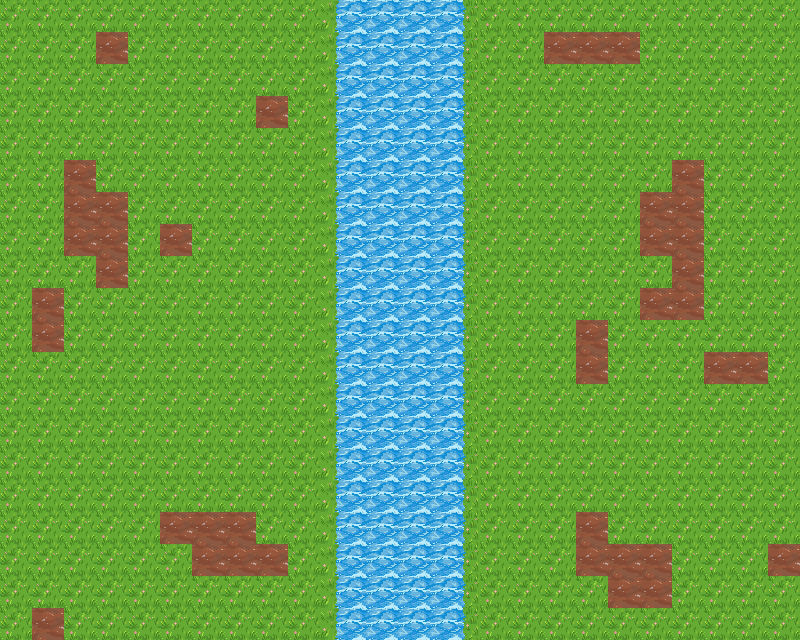

Below is a game level as drawn by its tile map, then a one-line description and the .tmx file that defines it, in full:
An orthogonal 25x20 tile map with 32x32 px tiles, 2 tile layers (Ground-minus1, Ground).

<map version="1.10" tiledversion="1.11.0" orientation="orthogonal" renderorder="right-down" width="25" height="20" tilewidth="32" tileheight="32" infinite="0" nextlayerid="4" nextobjectid="5">
 <properties>
  <property name="zIndex" type="int" value="0" />
 </properties>
 <tileset firstgid="1" name="chickengame-tilesheet" tilewidth="32" tileheight="32" tilecount="10" columns="10">
  <image source="grassy-river-tiles.png" width="320" height="32" />
 </tileset>
 <layer id="3" name="Ground-minus1" width="25" height="20">
  <properties>
   <property name="collision" type="bool" value="true" />
   <property name="zIndex" type="int" value="-1" />
  </properties>
  <data encoding="csv">
0,0,0,0,0,0,0,0,0,0,0,2,2,2,0,0,0,0,0,0,0,0,0,0,0,
0,0,0,0,0,0,0,0,0,0,0,2,2,2,0,0,0,0,0,0,0,0,0,0,0,
0,0,0,0,0,0,0,0,0,0,0,2,2,2,0,0,0,0,0,0,0,0,0,0,0,
0,0,0,0,0,0,0,0,0,0,0,2,2,2,0,0,0,0,0,0,0,0,0,0,0,
0,0,0,0,0,0,0,0,0,0,0,2,2,2,0,0,0,0,0,0,0,0,0,0,0,
0,0,0,0,0,0,0,0,0,0,0,2,2,2,0,0,0,0,0,0,0,0,0,0,0,
0,0,0,0,0,0,0,0,0,0,0,2,2,2,0,0,0,0,0,0,0,0,0,0,0,
0,0,0,0,0,0,0,0,0,0,0,2,2,2,0,0,0,0,0,0,0,0,0,0,0,
0,0,0,0,0,0,0,0,0,0,0,2,2,2,0,0,0,0,0,0,0,0,0,0,0,
0,0,0,0,0,0,0,0,0,0,0,2,2,2,0,0,0,0,0,0,0,0,0,0,0,
0,0,0,0,0,0,0,0,0,0,0,2,2,2,0,0,0,0,0,0,0,0,0,0,0,
0,0,0,0,0,0,0,0,0,0,0,2,2,2,0,0,0,0,0,0,0,0,0,0,0,
0,0,0,0,0,0,0,0,0,0,0,2,2,2,0,0,0,0,0,0,0,0,0,0,0,
0,0,0,0,0,0,0,0,0,0,0,2,2,2,0,0,0,0,0,0,0,0,0,0,0,
0,0,0,0,0,0,0,0,0,0,0,2,2,2,0,0,0,0,0,0,0,0,0,0,0,
0,0,0,0,0,0,0,0,0,0,0,2,2,2,0,0,0,0,0,0,0,0,0,0,0,
0,0,0,0,0,0,0,0,0,0,0,2,2,2,0,0,0,0,0,0,0,0,0,0,0,
0,0,0,0,0,0,0,0,0,0,0,2,2,2,0,0,0,0,0,0,0,0,0,0,0,
0,0,0,0,0,0,0,0,0,0,0,2,2,2,0,0,0,0,0,0,0,0,0,0,0,
0,0,0,0,0,0,0,0,0,0,0,2,2,2,0,0,0,0,0,0,0,0,0,0,0
</data>
 </layer>
 <layer id="1" name="Ground" width="25" height="20">
  <properties>
   <property name="zIndex" type="int" value="0" />
  </properties>
  <data encoding="csv">
4,4,4,4,4,4,4,4,4,4,8,0,0,0,10,4,4,4,4,4,4,4,4,4,4,
4,4,4,3,4,4,4,4,4,4,8,0,0,0,10,4,4,3,3,3,4,4,4,4,4,
4,4,4,4,4,4,4,4,4,4,8,0,0,0,10,4,4,4,4,4,4,4,4,4,4,
4,4,4,4,4,4,4,4,3,4,8,0,0,0,10,4,4,4,4,4,4,4,4,4,4,
4,4,4,4,4,4,4,4,4,4,8,0,0,0,10,4,4,4,4,4,4,4,4,4,4,
4,4,3,4,4,4,4,4,4,4,8,0,0,0,10,4,4,4,4,4,4,3,4,4,4,
4,4,3,3,4,4,4,4,4,4,8,0,0,0,10,4,4,4,4,4,3,3,4,4,4,
4,4,3,3,4,3,4,4,4,4,8,0,0,0,10,4,4,4,4,4,3,3,4,4,4,
4,4,4,3,4,4,4,4,4,4,8,0,0,0,10,4,4,4,4,4,4,3,4,4,4,
4,3,4,4,4,4,4,4,4,4,8,0,0,0,10,4,4,4,4,4,3,3,4,4,4,
4,3,4,4,4,4,4,4,4,4,8,0,0,0,10,4,4,4,3,4,4,4,4,4,4,
4,4,4,4,4,4,4,4,4,4,8,0,0,0,10,4,4,4,3,4,4,4,3,3,4,
4,4,4,4,4,4,4,4,4,4,8,0,0,0,10,4,4,4,4,4,4,4,4,4,4,
4,4,4,4,4,4,4,4,4,4,8,0,0,0,10,4,4,4,4,4,4,4,4,4,4,
4,4,4,4,4,4,4,4,4,4,8,0,0,0,10,4,4,4,4,4,4,4,4,4,4,
4,4,4,4,4,4,4,4,4,4,8,0,0,0,10,4,4,4,4,4,4,4,4,4,4,
4,4,4,4,4,3,3,3,4,4,8,0,0,0,10,4,4,4,3,4,4,4,4,4,4,
4,4,4,4,4,4,3,3,3,4,8,0,0,0,10,4,4,4,3,3,3,4,4,4,3,
4,4,4,4,4,4,4,4,4,4,8,0,0,0,10,4,4,4,4,3,3,4,4,4,4,
4,3,4,4,4,4,4,4,4,4,8,0,0,0,10,4,4,4,4,4,4,4,4,4,4
</data>
 </layer>
</map>